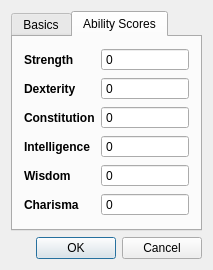
<?xml version="1.0" encoding="UTF-8"?>
<ui version="4.0">
 <class>CharacterDialog</class>
 <widget class="QDialog" name="CharacterDialog">
  <property name="geometry">
   <rect>
    <x>0</x>
    <y>0</y>
    <width>213</width>
    <height>242</height>
   </rect>
  </property>
  <property name="windowTitle">
   <string>New Character</string>
  </property>
  <layout class="QGridLayout" name="gridLayout">
   <item row="0" column="0">
    <widget class="QTabWidget" name="tabWidget">
     <property name="currentIndex">
      <number>1</number>
     </property>
     <widget class="QWidget" name="tab">
      <attribute name="title">
       <string>Basics</string>
      </attribute>
      <layout class="QFormLayout" name="formLayout">
       <item row="0" column="0">
        <widget class="QLabel" name="name_label">
         <property name="text">
          <string>Name</string>
         </property>
         <property name="buddy">
          <cstring>name_field</cstring>
         </property>
        </widget>
       </item>
       <item row="0" column="1">
        <widget class="QLineEdit" name="name_field"/>
       </item>
       <item row="1" column="0">
        <widget class="QLabel" name="race_label">
         <property name="text">
          <string>Race</string>
         </property>
        </widget>
       </item>
       <item row="2" column="0">
        <widget class="QLabel" name="theme_label">
         <property name="text">
          <string>Theme</string>
         </property>
        </widget>
       </item>
       <item row="3" column="0">
        <widget class="QLabel" name="class_label">
         <property name="text">
          <string>Class</string>
         </property>
        </widget>
       </item>
      </layout>
     </widget>
     <widget class="QWidget" name="tab_2">
      <attribute name="title">
       <string>Ability Scores</string>
      </attribute>
      <layout class="QFormLayout" name="formLayout_2">
       <item row="0" column="0">
        <widget class="QLabel" name="STR_label">
         <property name="font">
          <font>
           <weight>75</weight>
           <bold>true</bold>
          </font>
         </property>
         <property name="text">
          <string>Strength</string>
         </property>
        </widget>
       </item>
       <item row="0" column="1">
        <widget class="QSpinBox" name="STR_score">
         <property name="buttonSymbols">
          <enum>QAbstractSpinBox::NoButtons</enum>
         </property>
        </widget>
       </item>
       <item row="1" column="0">
        <widget class="QLabel" name="DEX_label">
         <property name="font">
          <font>
           <weight>75</weight>
           <bold>true</bold>
          </font>
         </property>
         <property name="text">
          <string>Dexterity</string>
         </property>
        </widget>
       </item>
       <item row="1" column="1">
        <widget class="QSpinBox" name="DEX_score">
         <property name="buttonSymbols">
          <enum>QAbstractSpinBox::NoButtons</enum>
         </property>
        </widget>
       </item>
       <item row="2" column="0">
        <widget class="QLabel" name="CON_label">
         <property name="font">
          <font>
           <weight>75</weight>
           <bold>true</bold>
          </font>
         </property>
         <property name="text">
          <string>Constitution</string>
         </property>
        </widget>
       </item>
       <item row="2" column="1">
        <widget class="QSpinBox" name="CON_score">
         <property name="buttonSymbols">
          <enum>QAbstractSpinBox::NoButtons</enum>
         </property>
        </widget>
       </item>
       <item row="3" column="0">
        <widget class="QLabel" name="INT_label">
         <property name="font">
          <font>
           <weight>75</weight>
           <bold>true</bold>
          </font>
         </property>
         <property name="text">
          <string>Intelligence</string>
         </property>
        </widget>
       </item>
       <item row="3" column="1">
        <widget class="QSpinBox" name="INT_score">
         <property name="buttonSymbols">
          <enum>QAbstractSpinBox::NoButtons</enum>
         </property>
        </widget>
       </item>
       <item row="4" column="0">
        <widget class="QLabel" name="WIS_label">
         <property name="font">
          <font>
           <weight>75</weight>
           <bold>true</bold>
          </font>
         </property>
         <property name="text">
          <string>Wisdom</string>
         </property>
        </widget>
       </item>
       <item row="4" column="1">
        <widget class="QSpinBox" name="WIS_score">
         <property name="buttonSymbols">
          <enum>QAbstractSpinBox::NoButtons</enum>
         </property>
        </widget>
       </item>
       <item row="5" column="0">
        <widget class="QLabel" name="CHA_label">
         <property name="font">
          <font>
           <weight>75</weight>
           <bold>true</bold>
          </font>
         </property>
         <property name="text">
          <string>Charisma</string>
         </property>
        </widget>
       </item>
       <item row="5" column="1">
        <widget class="QSpinBox" name="CHA_score">
         <property name="buttonSymbols">
          <enum>QAbstractSpinBox::NoButtons</enum>
         </property>
        </widget>
       </item>
      </layout>
     </widget>
    </widget>
   </item>
   <item row="1" column="0">
    <widget class="QDialogButtonBox" name="buttonBox">
     <property name="standardButtons">
      <set>QDialogButtonBox::Cancel|QDialogButtonBox::Ok</set>
     </property>
    </widget>
   </item>
  </layout>
 </widget>
 <layoutdefault spacing="6" margin="11"/>
 <resources/>
 <connections>
  <connection>
   <sender>buttonBox</sender>
   <signal>accepted()</signal>
   <receiver>CharacterDialog</receiver>
   <slot>accept()</slot>
   <hints>
    <hint type="sourcelabel">
     <x>115</x>
     <y>97</y>
    </hint>
    <hint type="destinationlabel">
     <x>82</x>
     <y>133</y>
    </hint>
   </hints>
  </connection>
  <connection>
   <sender>buttonBox</sender>
   <signal>rejected()</signal>
   <receiver>CharacterDialog</receiver>
   <slot>reject()</slot>
   <hints>
    <hint type="sourcelabel">
     <x>177</x>
     <y>101</y>
    </hint>
    <hint type="destinationlabel">
     <x>141</x>
     <y>130</y>
    </hint>
   </hints>
  </connection>
 </connections>
</ui>
